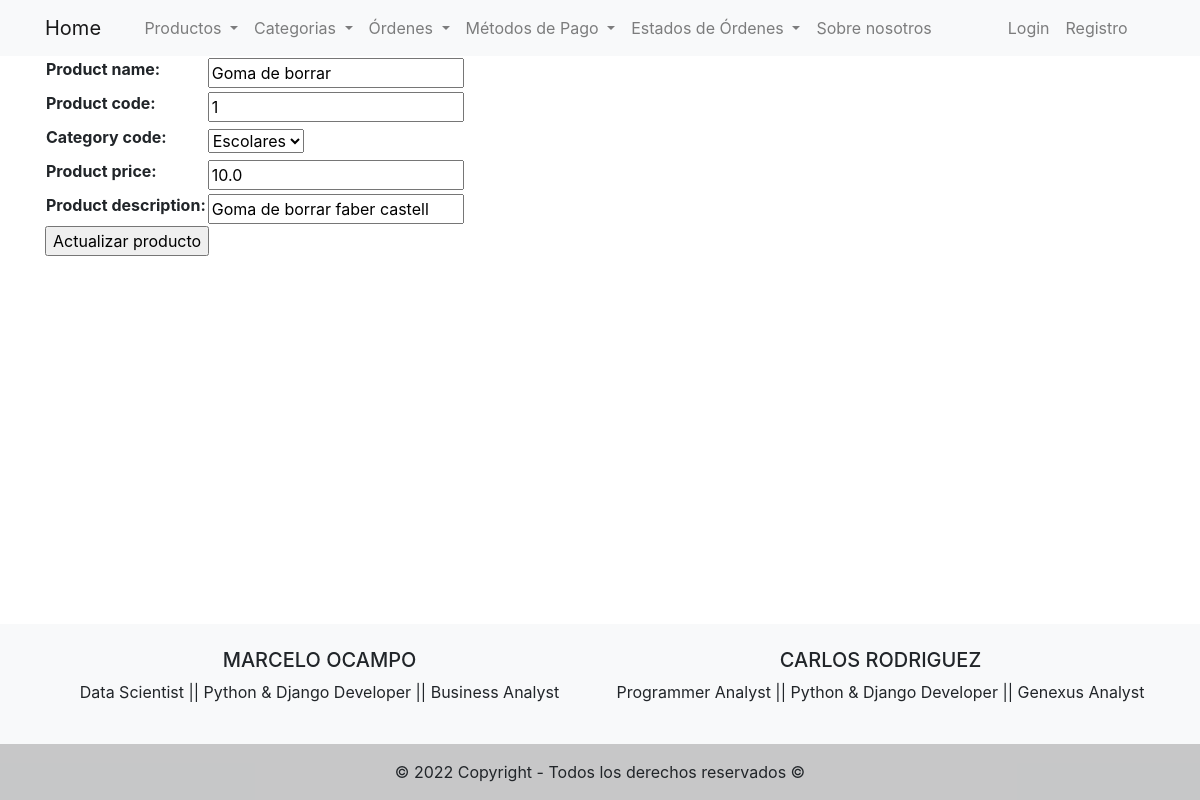
The page /products/update-product/1/ on the database its author committed.
### products/models.py (models this page shows, shortened)
class Products(models.Model):
    product_name = models.CharField(max_length=100)
    product_code = models.IntegerField(unique= True)
    category_code = models.ForeignKey(Categories, on_delete= models.CASCADE)
    product_price = models.FloatField()
    product_description = models.CharField(max_length=200)

### products/views.py (the view)
# urls.py: path('update-product/<int:pk>/', UpdateProduct.as_view(), name='update_product'),
class UpdateProduct(UpdateView):
    model = Products
    template_name = 'products/update_product.html'
    fields = '__all__'
    success_url = '/products/list-products/'

### products/models.py (called while the page is built)
    def __str__(self):
        return self.category_name

### templates/products/update_product.html (shortened to what this page needs)
{% extends 'base.html' %}
{% block content %}
  {% if form %}
    <form action="" method="POST">
        <table>
            {{form.as_table}}
        </table>
        <input type="submit" value="Actualizar producto">
    </form>
  {% endif %}
{% endblock %}

### templates/base.html (style rules this page uses)
html { width: 100%; height: 100%; margin: 0; }

### rows shown on the page
Products: product_name "Goma de borrar", product_code "1", category_code "Escolares", product_price "10.0", product_description "Goma de borrar faber castell"
